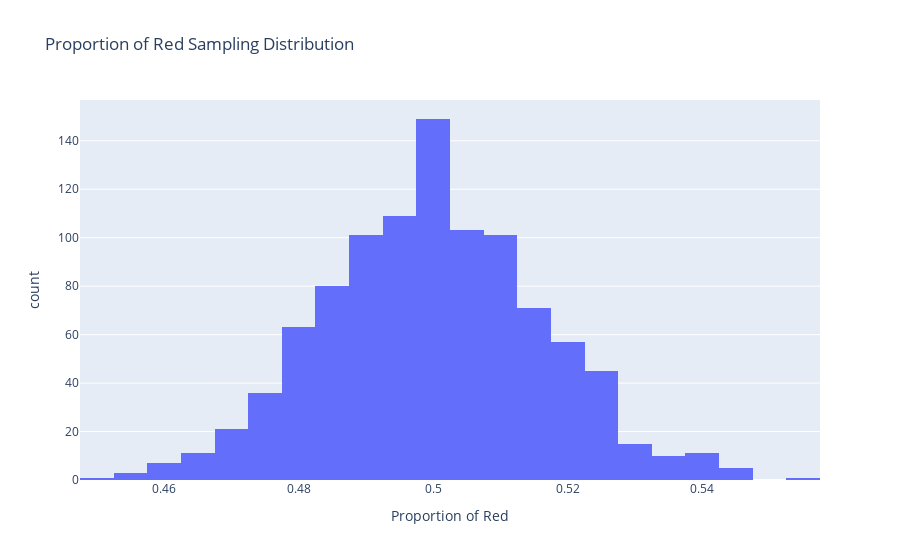

Here is the notebook cell this chart was saved with:
### Markdown cell above
We can then simulate a sampling distribution under the assumption of our null hypothesis. This is a nonparametric permutation test as there are no normality assumptions about sampling distribution. It is also an example of independent sampling, as each bootstrap sample does not depend on the values of other bootstrap samples.

### Code cell
import pandas as pd
import plotly.express as px
np.random.seed(seed=1)
num_samples = 1000  # how many bootstrap samples should we take?
sample_size = 1000  # size of each bootstrap sample?
sample_proportions = []
for i in range(num_samples):
    sample = np.random.choice(['Red', 'Black'], size=sample_size, replace=True)
    sample_proportions += [np.count_nonzero(sample == 'Red') / sample_size]
fig = px.histogram(pd.DataFrame({'Proportion of Red': sample_proportions}), x='Proportion of Red', 
                   title='Proportion of Red Sampling Distribution')
fig.show()

### Figure 1 — Plotly figure (JSON) as saved in the notebook; plotly's stock layout.template omitted (floating-point values rounded to 4 significant figures; data arrays with more than 128 entries replaced by an {"elided": "..."} marker saying what was removed)
{"data": [{"alignmentgroup": "True", "bingroup": "x", "hovertemplate": "Proportion of Red=%{x}<br>count=%{y}<extra></extra>", "legendgroup": "", "marker": {"color": "#636efa", "pattern": {"shape": ""}}, "name": "", "offsetgroup": "", "orientation": "v", "showlegend": false, "type": "histogram", "x": {"elided": "1000 float values"}, "xaxis": "x", "yaxis": "y"}], "layout": {"barmode": "relative", "legend": {"tracegroupgap": 0}, "title": {"text": "Proportion of Red Sampling Distribution"}, "xaxis": {"anchor": "y", "domain": [0, 1], "title": {"text": "Proportion of Red"}}, "yaxis": {"anchor": "x", "domain": [0, 1], "title": {"text": "count"}}}}
